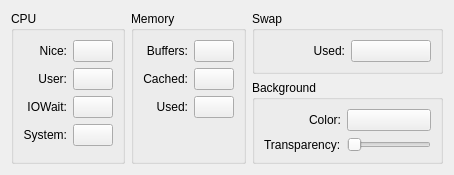
<ui version="4.0" >
 <class>coloursConfig</class>
 <widget class="QWidget" name="coloursConfig" >
  <property name="windowTitle" >
   <string>Colors</string>
  </property>
  <layout class="QHBoxLayout" name="horizontalLayout" >
   <item>
    <widget class="QGroupBox" name="groupBox" >
     <property name="title" >
      <string>CPU</string>
     </property>
     <layout class="QGridLayout" name="gridLayout" >
      <item row="2" column="0" >
       <widget class="QLabel" name="label_3" >
        <property name="text" >
         <string>Nice:</string>
        </property>
        <property name="alignment" >
         <set>Qt::AlignRight|Qt::AlignTrailing|Qt::AlignVCenter</set>
        </property>
       </widget>
      </item>
      <item row="2" column="1" >
       <widget class="KColorButton" name="kcbCpuNice" >
        <property name="sizePolicy" >
         <sizepolicy vsizetype="Fixed" hsizetype="Fixed" >
          <horstretch>0</horstretch>
          <verstretch>0</verstretch>
         </sizepolicy>
        </property>
        <property name="color" >
         <color>
          <red>255</red>
          <green>255</green>
          <blue>0</blue>
         </color>
        </property>
        <property name="defaultColor" >
         <color>
          <red>255</red>
          <green>255</green>
          <blue>0</blue>
         </color>
        </property>
       </widget>
      </item>
      <item row="8" column="0" colspan="2" >
       <spacer name="verticalSpacer_3" >
        <property name="orientation" >
         <enum>Qt::Vertical</enum>
        </property>
        <property name="sizeHint" stdset="0" >
         <size>
          <width>20</width>
          <height>0</height>
         </size>
        </property>
       </spacer>
      </item>
      <item row="6" column="0" >
       <widget class="QLabel" name="label_2" >
        <property name="text" >
         <string>System:</string>
        </property>
        <property name="alignment" >
         <set>Qt::AlignRight|Qt::AlignTrailing|Qt::AlignVCenter</set>
        </property>
       </widget>
      </item>
      <item row="6" column="1" >
       <widget class="KColorButton" name="kcbCpuSystem" >
        <property name="sizePolicy" >
         <sizepolicy vsizetype="Fixed" hsizetype="Fixed" >
          <horstretch>0</horstretch>
          <verstretch>0</verstretch>
         </sizepolicy>
        </property>
        <property name="color" >
         <color>
          <red>255</red>
          <green>0</green>
          <blue>0</blue>
         </color>
        </property>
        <property name="defaultColor" >
         <color>
          <red>255</red>
          <green>0</green>
          <blue>0</blue>
         </color>
        </property>
       </widget>
      </item>
      <item row="4" column="0" >
       <widget class="QLabel" name="lblUser" >
        <property name="text" >
         <string>User:</string>
        </property>
        <property name="alignment" >
         <set>Qt::AlignRight|Qt::AlignTrailing|Qt::AlignVCenter</set>
        </property>
       </widget>
      </item>
      <item row="4" column="1" >
       <widget class="KColorButton" name="kcbCpuUser" >
        <property name="sizePolicy" >
         <sizepolicy vsizetype="Fixed" hsizetype="Fixed" >
          <horstretch>0</horstretch>
          <verstretch>0</verstretch>
         </sizepolicy>
        </property>
        <property name="color" >
         <color>
          <red>0</red>
          <green>0</green>
          <blue>255</blue>
         </color>
        </property>
       </widget>
      </item>
      <item row="5" column="0" >
       <widget class="QLabel" name="label_4" >
        <property name="text" >
         <string>IOWait:</string>
        </property>
        <property name="alignment" >
         <set>Qt::AlignRight|Qt::AlignTrailing|Qt::AlignVCenter</set>
        </property>
       </widget>
      </item>
      <item row="5" column="1" >
       <widget class="KColorButton" name="kcbCpuDisk" >
        <property name="sizePolicy" >
         <sizepolicy vsizetype="Fixed" hsizetype="Fixed" >
          <horstretch>0</horstretch>
          <verstretch>0</verstretch>
         </sizepolicy>
        </property>
        <property name="color" >
         <color>
          <red>0</red>
          <green>100</green>
          <blue>0</blue>
         </color>
        </property>
        <property name="defaultColor" >
         <color>
          <red>0</red>
          <green>100</green>
          <blue>0</blue>
         </color>
        </property>
       </widget>
      </item>
     </layout>
    </widget>
   </item>
   <item>
    <widget class="QGroupBox" name="groupBox_2" >
     <property name="title" >
      <string>Memory</string>
     </property>
     <layout class="QGridLayout" name="gridLayout_2" >
      <item row="5" column="0" colspan="2" >
       <spacer name="verticalSpacer_2" >
        <property name="orientation" >
         <enum>Qt::Vertical</enum>
        </property>
        <property name="sizeHint" stdset="0" >
         <size>
          <width>20</width>
          <height>0</height>
         </size>
        </property>
       </spacer>
      </item>
      <item row="2" column="0" >
       <widget class="QLabel" name="label_7" >
        <property name="text" >
         <string>Used:</string>
        </property>
        <property name="alignment" >
         <set>Qt::AlignRight|Qt::AlignTrailing|Qt::AlignVCenter</set>
        </property>
       </widget>
      </item>
      <item row="0" column="0" >
       <widget class="QLabel" name="label_9" >
        <property name="text" >
         <string>Buffers:</string>
        </property>
        <property name="alignment" >
         <set>Qt::AlignRight|Qt::AlignTrailing|Qt::AlignVCenter</set>
        </property>
       </widget>
      </item>
      <item row="0" column="1" >
       <widget class="KColorButton" name="kcbRamBuffers" >
        <property name="sizePolicy" >
         <sizepolicy vsizetype="Fixed" hsizetype="Fixed" >
          <horstretch>0</horstretch>
          <verstretch>0</verstretch>
         </sizepolicy>
        </property>
        <property name="color" >
         <color>
          <red>0</red>
          <green>100</green>
          <blue>0</blue>
         </color>
        </property>
        <property name="defaultColor" >
         <color>
          <red>0</red>
          <green>100</green>
          <blue>0</blue>
         </color>
        </property>
       </widget>
      </item>
      <item row="1" column="0" >
       <widget class="QLabel" name="label_10" >
        <property name="text" >
         <string>Cached:</string>
        </property>
        <property name="alignment" >
         <set>Qt::AlignRight|Qt::AlignTrailing|Qt::AlignVCenter</set>
        </property>
       </widget>
      </item>
      <item row="1" column="1" >
       <widget class="KColorButton" name="kcbRamCached" >
        <property name="sizePolicy" >
         <sizepolicy vsizetype="Fixed" hsizetype="Fixed" >
          <horstretch>0</horstretch>
          <verstretch>0</verstretch>
         </sizepolicy>
        </property>
        <property name="color" >
         <color>
          <red>255</red>
          <green>255</green>
          <blue>0</blue>
         </color>
        </property>
        <property name="defaultColor" >
         <color>
          <red>255</red>
          <green>255</green>
          <blue>0</blue>
         </color>
        </property>
       </widget>
      </item>
      <item row="2" column="1" >
       <widget class="KColorButton" name="kcbRamUser" >
        <property name="sizePolicy" >
         <sizepolicy vsizetype="Fixed" hsizetype="Fixed" >
          <horstretch>0</horstretch>
          <verstretch>0</verstretch>
         </sizepolicy>
        </property>
        <property name="color" >
         <color>
          <red>0</red>
          <green>0</green>
          <blue>255</blue>
         </color>
        </property>
        <property name="defaultColor" >
         <color>
          <red>0</red>
          <green>0</green>
          <blue>255</blue>
         </color>
        </property>
       </widget>
      </item>
     </layout>
     <zorder>label_7</zorder>
     <zorder>label_9</zorder>
     <zorder>kcbRamBuffers</zorder>
     <zorder>label_10</zorder>
     <zorder>kcbRamCached</zorder>
     <zorder>kcbRamUser</zorder>
     <zorder>groupBox</zorder>
    </widget>
   </item>
   <item>
    <layout class="QVBoxLayout" name="verticalLayout" >
     <item>
      <widget class="QGroupBox" name="groupBox_3" >
       <property name="sizePolicy" >
        <sizepolicy vsizetype="Minimum" hsizetype="Preferred" >
         <horstretch>10</horstretch>
         <verstretch>0</verstretch>
        </sizepolicy>
       </property>
       <property name="title" >
        <string>Swap</string>
       </property>
       <layout class="QGridLayout" name="gridLayout_3" >
        <item row="0" column="0" >
         <widget class="QLabel" name="lblSwapUsed" >
          <property name="text" >
           <string>Used:</string>
          </property>
          <property name="alignment" >
           <set>Qt::AlignRight|Qt::AlignTrailing|Qt::AlignVCenter</set>
          </property>
         </widget>
        </item>
        <item row="0" column="1" >
         <widget class="KColorButton" name="kcbSwap" >
          <property name="sizePolicy" >
           <sizepolicy vsizetype="Fixed" hsizetype="Preferred" >
            <horstretch>0</horstretch>
            <verstretch>0</verstretch>
           </sizepolicy>
          </property>
          <property name="color" >
           <color>
            <red>0</red>
            <green>205</green>
            <blue>205</blue>
           </color>
          </property>
          <property name="defaultColor" >
           <color>
            <red>0</red>
            <green>205</green>
            <blue>205</blue>
           </color>
          </property>
         </widget>
        </item>
       </layout>
      </widget>
     </item>
     <item>
      <widget class="QGroupBox" name="groupBox_5" >
       <property name="title" >
        <string>Background</string>
       </property>
       <layout class="QGridLayout" name="gridLayout_4" >
        <item row="0" column="0" >
         <widget class="QLabel" name="lblSwapUsed_2" >
          <property name="text" >
           <string>Color:</string>
          </property>
          <property name="alignment" >
           <set>Qt::AlignRight|Qt::AlignTrailing|Qt::AlignVCenter</set>
          </property>
         </widget>
        </item>
        <item row="0" column="1" >
         <widget class="KColorButton" name="kcbFreeResourceColour" >
          <property name="sizePolicy" >
           <sizepolicy vsizetype="Fixed" hsizetype="Preferred" >
            <horstretch>0</horstretch>
            <verstretch>0</verstretch>
           </sizepolicy>
          </property>
         </widget>
        </item>
        <item row="2" column="0" colspan="2" >
         <spacer name="verticalSpacer" >
          <property name="orientation" >
           <enum>Qt::Vertical</enum>
          </property>
          <property name="sizeHint" stdset="0" >
           <size>
            <width>78</width>
            <height>0</height>
           </size>
          </property>
         </spacer>
        </item>
        <item row="1" column="0" >
         <widget class="QLabel" name="label" >
          <property name="text" >
           <string>Transparency:</string>
          </property>
         </widget>
        </item>
        <item row="1" column="1" >
         <widget class="QSlider" name="hsldrFreeResourceTransparency" >
          <property name="sizePolicy" >
           <sizepolicy vsizetype="Fixed" hsizetype="Minimum" >
            <horstretch>0</horstretch>
            <verstretch>0</verstretch>
           </sizepolicy>
          </property>
          <property name="maximum" >
           <number>255</number>
          </property>
          <property name="orientation" >
           <enum>Qt::Horizontal</enum>
          </property>
         </widget>
        </item>
       </layout>
      </widget>
     </item>
    </layout>
   </item>
  </layout>
 </widget>
 <customwidgets>
  <customwidget>
   <class>KColorButton</class>
   <extends>QPushButton</extends>
   <header>kcolorbutton.h</header>
  </customwidget>
 </customwidgets>
 <resources/>
 <connections/>
</ui>
